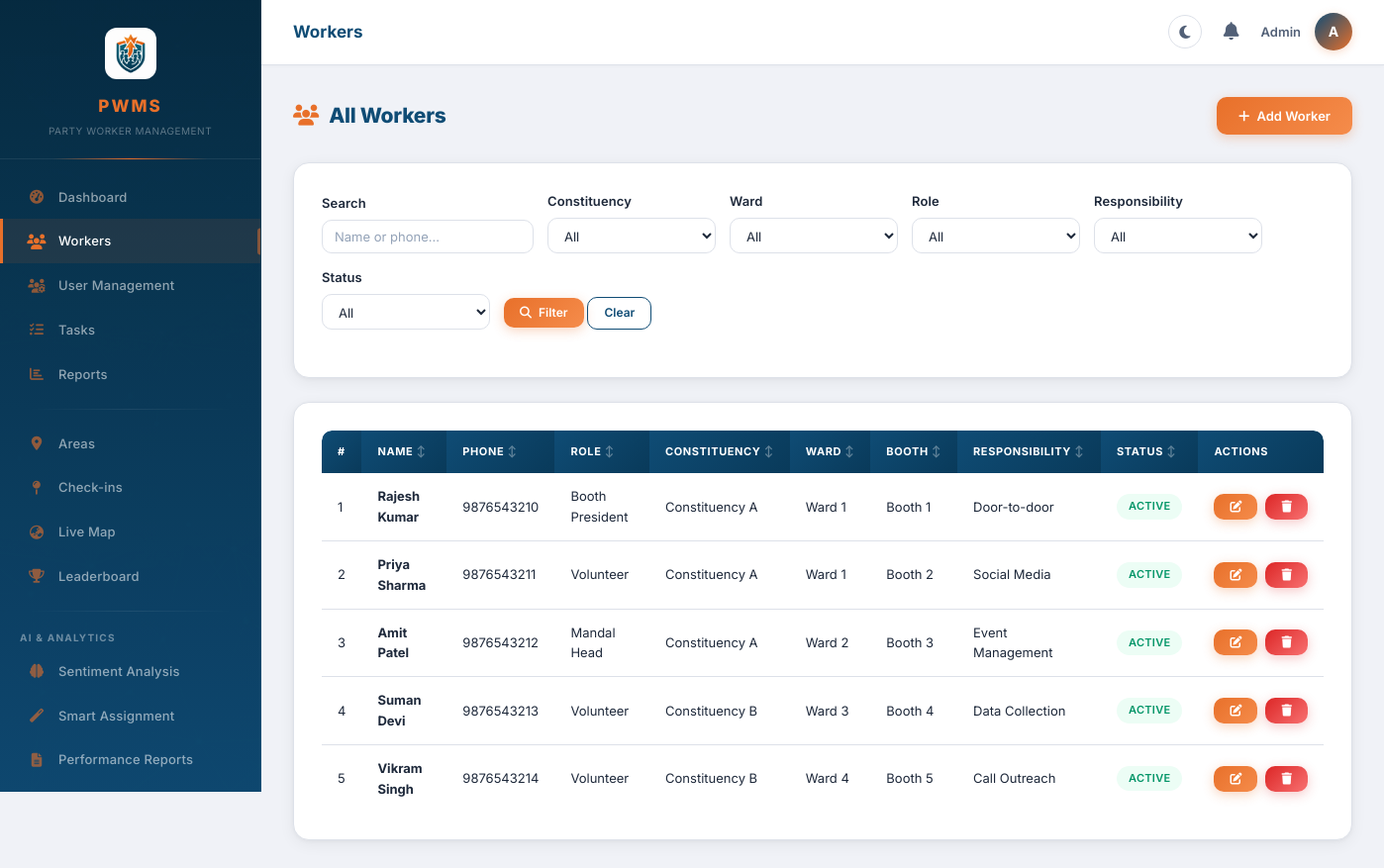
The app's page /admin/workers.php (signed in) with its own data.
### tables this page shows
CREATE TABLE IF NOT EXISTS workers (
    id INT AUTO_INCREMENT PRIMARY KEY,
    user_id INT DEFAULT NULL,
    name VARCHAR(100) NOT NULL,
    phone VARCHAR(15) NOT NULL,
    email VARCHAR(100) DEFAULT NULL,
    role VARCHAR(100) DEFAULT 'Volunteer',
    party_position VARCHAR(100) DEFAULT NULL,
    constituency VARCHAR(100) DEFAULT NULL,
    ward VARCHAR(100) DEFAULT NULL,
    booth VARCHAR(100) DEFAULT NULL,
    responsibility_type ENUM('Door-to-door', 'Social Media', 'Event Management', 'Data Collection', 'Call Outreach', 'Other') DEFAULT 'Door-to-door',
    status ENUM('Active', 'Inactive') NOT NULL DEFAULT 'Active',
    created_at TIMESTAMP DEFAULT CURRENT_TIMESTAMP,
    FOREIGN KEY (user_id) REFERENCES users(id) ON DELETE SET NULL
);

### admin/workers.php (the view, shortened to what this page needs)
<?php
require_once __DIR__ . '/../config/auth.php';
$where = "WHERE 1=1";
$params = [];
$types = "";
require_once __DIR__ . '/../config/pagination.php';
$countSql = "SELECT COUNT(*) as total FROM workers w $where";
$countStmt = $conn->prepare($countSql);
$countStmt->execute();
$totalRecords = (int)$countStmt->get_result()->fetch_assoc()['total'];
$perPage = 15;
$totalPages = max(1, ceil($totalRecords / $perPage));
$currentPageNum = max(1, min($totalPages, (int)($_GET['page'] ?? 1)));
$offset = ($currentPageNum - 1) * $perPage;
$sql = "SELECT w.* FROM workers w $where ORDER BY w.created_at DESC LIMIT ? OFFSET ?";
$pTypes = $types . "ii";
$pParams = $params;
$pParams[] = $perPage;
$pParams[] = $offset;
$stmt = $conn->prepare($sql);
if (!empty($pParams)) {
    $stmt->bind_param($pTypes, ...$pParams);
}
$stmt->execute();
$workers = $stmt->get_result();
include __DIR__ . '/../includes/header.php';
include __DIR__ . '/../includes/sidebar.php';
?>
<div class="page-header">
    <h4><i class="fas fa-users"></i> All Workers</h4>
    <a href="worker_add.php" class="btn btn-primary"><i class="fas fa-plus"></i> Add Worker</a>
</div>
<div class="card-box">
    <form method="GET" class="filter-bar">
        <div class="form-group">
            <label>Search</label>
            <input type="text" name="search" class="form-control" placeholder="Name or phone..." value="<?php echo htmlspecialchars($_GET['search'] ?? ''); ?>">
        </div>
        <div class="form-group">
            <label>Constituency</label>
            <select name="constituency" class="form-control">
                <option value="">All</option>
            </select>
        </div>
        <div class="form-group">
            <label>Ward</label>
            <select name="ward" class="form-control">
                <option value="">All</option>
            </select>
        </div>
        <div class="form-group">
            <label>Role</label>
            <select name="role" class="form-control">
                <option value="">All</option>
            </select>
        </div>
        <div class="form-group">
            <label>Responsibility</label>
            <select name="responsibility" class="form-control">
                <option value="">All</option>
            </select>
        </div>
        <div class="form-group">
            <label>Status</label>
            <select name="status" class="form-control">
                <option value="">All</option>
            </select>
        </div>
        <div class="form-group">
            <button type="submit" class="btn btn-primary btn-sm"><i class="fas fa-search"></i> Filter</button>
            <a href="workers.php" class="btn btn-outline btn-sm">Clear</a>
        </div>
    </form>
</div>
<div class="card-box">
    <div class="table-responsive">
        <table class="data-table">
            <thead>
                <tr>
                    <th>#</th>
                    <th data-sort="name">Name</th>
                    <th data-sort="phone">Phone</th>
                    <th data-sort="role">Role</th>
                    <th data-sort="constituency">Constituency</th>
                    <th data-sort="ward">Ward</th>
                    <th data-sort="booth">Booth</th>
                    <th data-sort="responsibility">Responsibility</th>
                    <th data-sort="status">Status</th>
                    <th>Actions</th>
                </tr>
            </thead>
            <tbody>
                <?php if ($workers->num_rows > 0): ?>
                    <?php $i = $offset + 1; while ($row = $workers->fetch_assoc()): ?>
                    <tr>
                        <td><?php echo $i++; ?></td>
                        <td><strong><?php echo htmlspecialchars($row['name']); ?></strong></td>
                        <td><?php echo htmlspecialchars($row['phone']); ?></td>
                        <td><?php echo htmlspecialchars($row['role']); ?></td>
                        <td><?php echo htmlspecialchars($row['constituency'] ?? '-'); ?></td>
                        <td><?php echo htmlspecialchars($row['ward'] ?? '-'); ?></td>
                        <td><?php echo htmlspecialchars($row['booth'] ?? '-'); ?></td>
                        <td><?php echo htmlspecialchars($row['responsibility_type'] ?? '-'); ?></td>
                        <td><span class="badge badge-<?php echo strtolower($row['status']); ?>"><?php echo $row['status']; ?></span></td>
                        <td>
                            <div class="action-btns">
                                <a href="worker_edit.php?id=<?php echo $row['id']; ?>" class="btn btn-sm btn-primary" title="Edit"><i class="fas fa-edit"></i></a>
                                <form method="POST" style="display:inline;" onsubmit="return confirmDelete('Delete this worker?')">
                                    <button type="submit" class="btn btn-sm btn-danger" title="Delete"><i class="fas fa-trash"></i></button>
                                </form>
                            </div>
                        </td>
                    </tr>
                    <?php endwhile; ?>
                <?php else: ?>
                    <tr><td colspan="10" class="empty-state">No workers found.</td></tr>
                <?php endif; ?>
            </tbody>
        </table>
    </div>
</div>
<?php include __DIR__ . '/../includes/footer.php'; ?>

### records on screen
workers: name "Rajesh Kumar", phone "9876543210", role "Booth President", constituency "Constituency A", ward "Ward 1", booth "Booth 1", responsibility_type "Door-to-door", status "ACTIVE"
workers: name "Priya Sharma", phone "9876543211", role "Volunteer", constituency "Constituency A", ward "Ward 1", booth "Booth 2", responsibility_type "Social Media", status "ACTIVE"
workers: name "Amit Patel", phone "9876543212", role "Mandal Head", constituency "Constituency A", ward "Ward 2", booth "Booth 3", responsibility_type "Event Management", status "ACTIVE"
workers: name "Suman Devi", phone "9876543213", role "Volunteer", constituency "Constituency B", ward "Ward 3", booth "Booth 4", responsibility_type "Data Collection", status "ACTIVE"
workers: name "Vikram Singh", phone "9876543214", role "Volunteer", constituency "Constituency B", ward "Ward 4", booth "Booth 5", responsibility_type "Call Outreach", status "ACTIVE"

### other values on screen
$pageTitle "Workers"
$_SESSION['user_name'] "Admin"
substr($_SESSION['user_name'] ?? 'U', 0, 1) "A"
